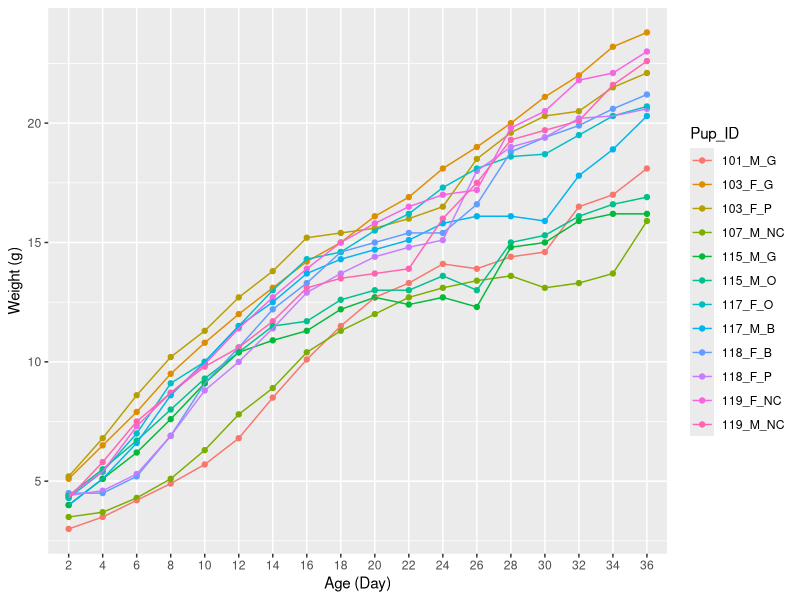
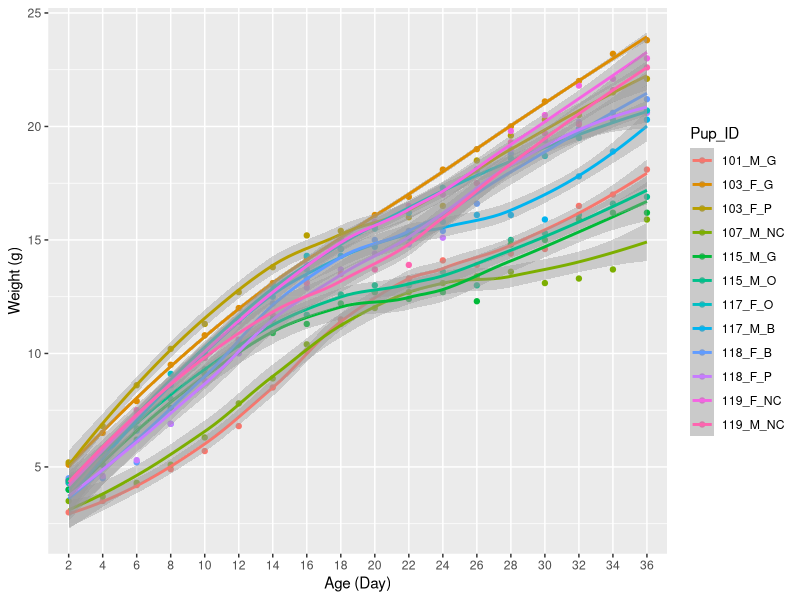
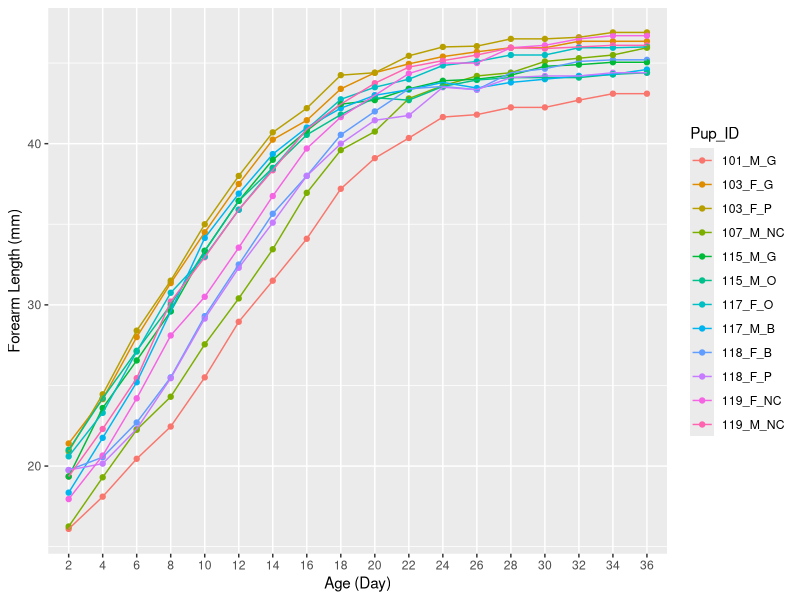
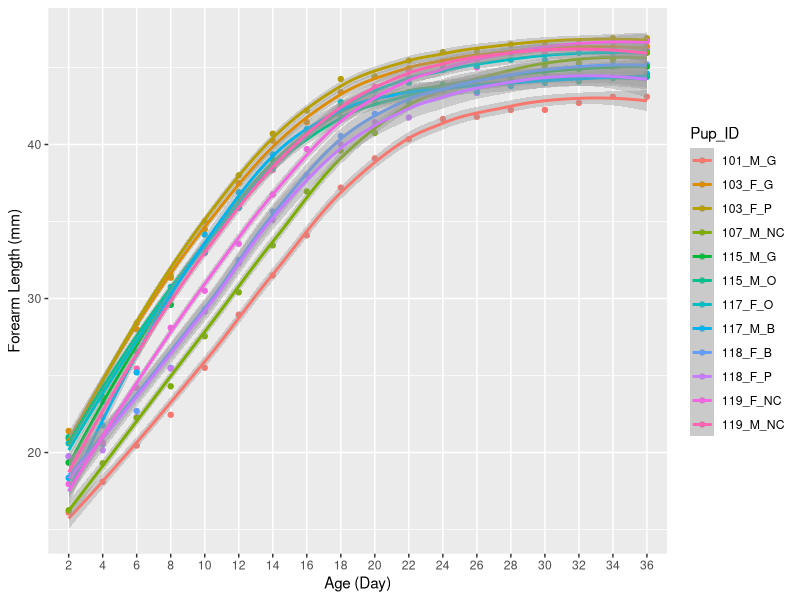

Recreate these plots in R, in order.
library(tidyverse)
pup_weights <- read_csv("pup stats - weights.csv",  col_types=cols())
pup_fl<- read_csv("pup stats - forearm length.csv",  col_types=cols())

#Convert pup weight data to long format                  
pup_weights_long <- pup_weights %>% 
  pivot_longer(
    cols = (-Pup_ID),
    names_to = "Age",
    values_to = "Weight"
)
#summary(pup_weights_long)

#Convert pup forearm length data to long format
pup_fl_long <- pup_fl %>% 
  pivot_longer(
    cols = (-Pup_ID),
    names_to = "Age",
    values_to = "Forearm_Length"
)
#summary(pup_fl_long)

#Merge datasets
weight_fl <- (left_join(pup_weights_long, pup_fl_long, by= c("Pup_ID" = "Pup_ID", "Age" = "Age"))
  %>% mutate (Age = factor(Age))
  %>% mutate (Pup_ID = factor(Pup_ID))
)
#summary(weight_fl)

#Weight as a factor of age
# print(ggplot(weight_fl, aes(Age,  Weight, group = Pup_ID, colour = Pup_ID))
#       + geom_point()
#       + geom_line()
#       + xlab("Age (Day)")
#       + ylab("Weight (g)")
# )
##This organizes the x-axis by the first digit rather than the whole number

age_weight <- (ggplot(weight_fl, aes(x = factor(Age, level = c("2", "4", "6", "8", "10", "12", "14", "16", "18", "20", "22", "24", "26", "28", "30", "32", "34", "36")), Weight, group = Pup_ID, colour = Pup_ID))
               + geom_point()
               + xlab("Age (Day)")
               + ylab("Weight (g)")
)    
##Is there a better way to fix than this??

age_weight + geom_line()
#vs
age_weight + geom_smooth()
#When is geom_line more effective than geom_smooth & vice versa

#Forearm length as a factor of age
# print(ggplot(weight_fl, aes(Age, Forearm_Length, group = Pup_ID, colour = Pup_ID))
#       + geom_point()
#       + geom_line()
#       + xlab("Age (Day)")
#       + ylab("Forearm Length (mm)")
# )
#Same thing as weight plot

age_fl <- (ggplot(weight_fl, aes(x = factor(Age, level = c("2", "4", "6", "8", "10", "12", "14", "16", "18", "20", "22", "24", "26", "28", "30", "32", "34", "36")), Forearm_Length, group = Pup_ID, colour = Pup_ID))
      + geom_point()
      + xlab("Age (Day)")
      + ylab("Forearm Length (mm)")
)


age_fl + geom_line()
#or
age_fl + geom_smooth() #?


